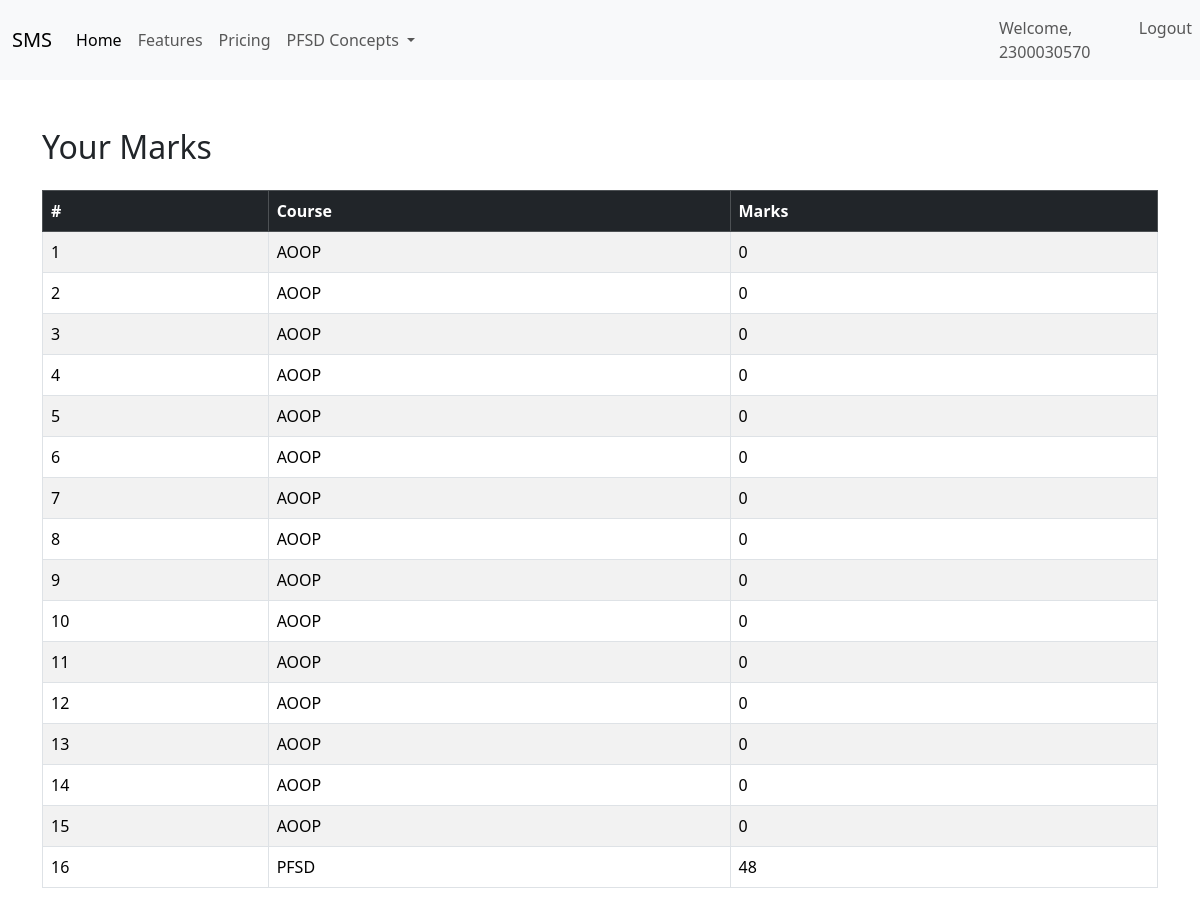
The page /studentapp/view_marks/ (signed in) on the database its author committed.
### facultyapp/models.py (models this page shows, shortened)
class Marks(models.Model):
    COURSE_CHOICES = [
        ('AOOP', 'ADVANCED OBJECT ORIENTED PROGRAMMING'),
        ('PFSD', 'PYTHON FULL STACK DEVELOPMENT'),
    ]
    student=models.ForeignKey(StudentList,on_delete=models.CASCADE)
    course=models.CharField(max_length=50,choices=COURSE_CHOICES)
    marks=models.IntegerField()

### studentapp/views.py (the view)
# urls.py: path('view_marks/', views.view_marks, name='view_marks'),
def view_marks(request):
    user =request.user
    try:
        student_user = User.objects.get(username=user.username)
        student=StudentList.objects.get(Register_Number=student_user)
        marks = Marks.objects.filter(student=student)
        return render(request,'studentapp/view_marks.html',{'marks':marks})
    except (StudentList.DoesNotExist, User.DoesNotExist):
        return render(request,'studentapp/no_student_List.html',{
                      'error':'No student record found for this user.'
        })

### templates/studentapp/view_marks.html (shortened to what this page needs)
{% extends 'Navbar/StudentNavbar.html' %}
{% load static %}
{% block body %}
<div class="container mt-5">
    {% if marks %}
        <h2 class="mb-4">Your Marks</h2>
        <div class="table-responsive">
            <table class="table table-bordered table-striped">
                <thead class="table-dark">
                    <tr>
                        <th>#</th>
                        <th>Course</th>
                        <th>Marks</th>
                    </tr>
                </thead>
                <tbody>
                    {% for mark in marks %}
                    <tr>
                        <td>{{ forloop.counter }}</td>
                        <td>{{ mark.course }}</td>
                        <td>{{ mark.marks }}</td>
                    </tr>
                    {% endfor %}
                </tbody>
            </table>
        </div>
    {% else %}
        <h2 class="text-danger">No marks available</h2>
    {% endif %}
</div>
{% endblock %}

### templates/Navbar/StudentNavbar.html (shortened to what this page needs)
<!DOCTYPE html>
<html lang="en">
<head>
    <link href="https://cdn.jsdelivr.net/npm/bootstrap@5.3.3/dist/css/bootstrap.min.css" rel="stylesheet">
</head>
<body>
<nav class="navbar navbar-expand-lg navbar-light bg-light">
  <div class="container-fluid">
    <a class="navbar-brand" href="{% url 'projecthomepage' %}">SMS</a>
    <div class="collapse navbar-collapse" id="navbarNavDropdown">
      <ul class="navbar-nav">
        <li class="nav-item">
          <a class="nav-link active" aria-current="page" href="#">Home</a>
        </li>
        <li class="nav-item">
          <a class="nav-link" href="#">Features</a>
        </li>
        <li class="nav-item">
          <a class="nav-link" href="#">Pricing</a>
        </li>
        <li class="nav-item dropdown">
          <a class="nav-link dropdown-toggle" href="#" id="navbarDropdownMenuLink" role="button" data-bs-toggle="dropdown" aria-expanded="false">
            PFSD Concepts
          </a>
        </li>
      </ul>
    </div>
  </div>
    <ul  class="navbar-nav ms-auto">
<li>
        {% if user.is_authenticated %}
        <li class="nav-item">
        <span class="nav-link">Welcome, {{ user.username }}</span>
    </li>
          <li class="nav-item">
          <a class="nav-link" href="#">Logout</a>
          </li>
        {% endif %}
 </li>
      </ul>
</nav>
{% block body %}
{% endblock %}
</body>
</html>

### rows shown on the page
Marks: course "AOOP", marks "0"
Marks: course "AOOP", marks "0"
Marks: course "AOOP", marks "0"
Marks: course "AOOP", marks "0"
Marks: course "AOOP", marks "0"
Marks: course "AOOP", marks "0"
Marks: course "AOOP", marks "0"
Marks: course "AOOP", marks "0"
Marks: course "AOOP", marks "0"
Marks: course "AOOP", marks "0"
Marks: course "AOOP", marks "0"
Marks: course "AOOP", marks "0"
Marks: course "AOOP", marks "0"
Marks: course "AOOP", marks "0"
Marks: course "AOOP", marks "0"
Marks: course "PFSD", marks "48"

### other values the page prints
{{ user.username }} "2300030570"
